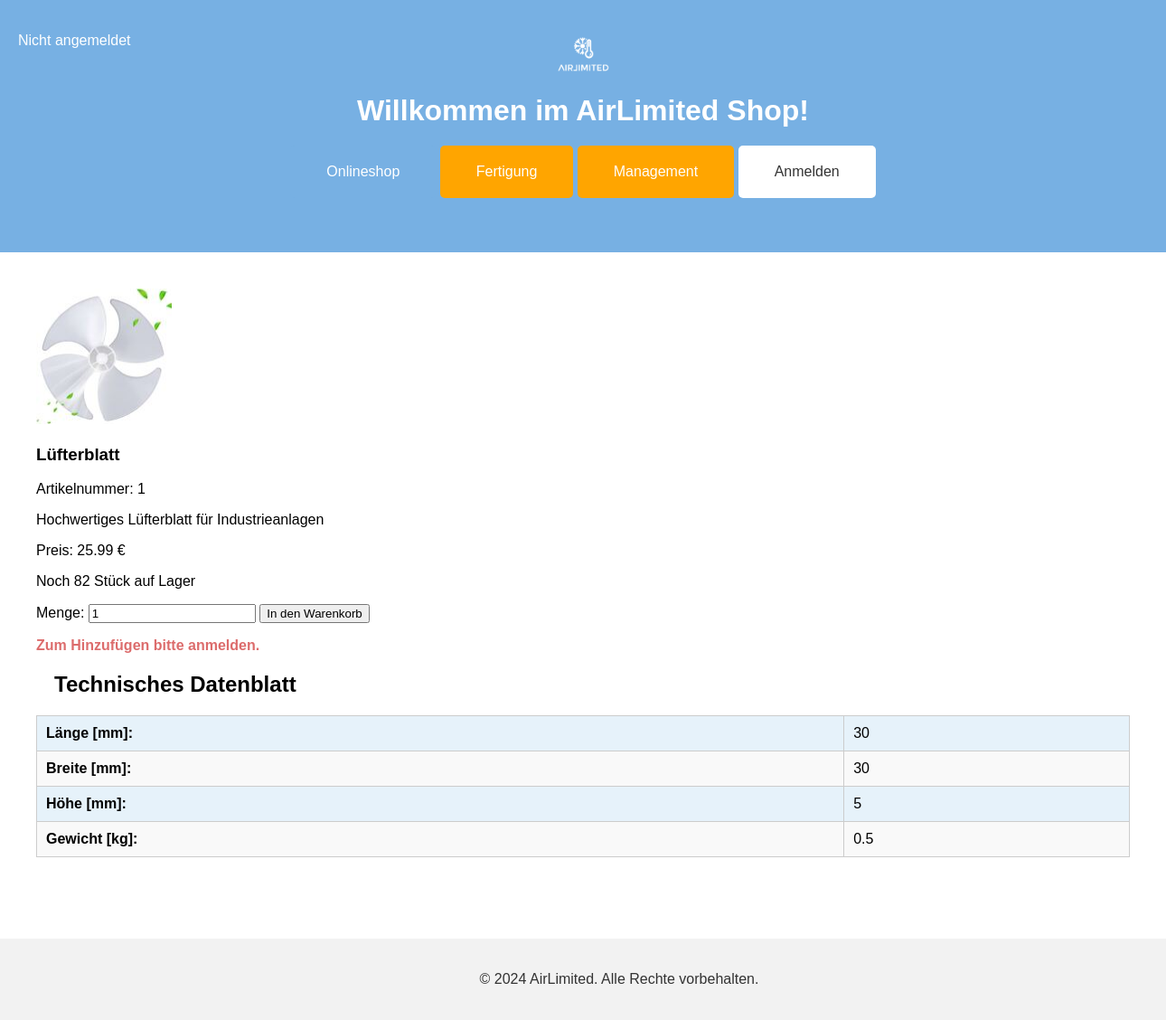
The app's page /sku_details.php with its own data.
### tables this page shows
CREATE TABLE IF NOT EXISTS `sind_in` (
  `LagerNr` int(11) NOT NULL,
  `SKUNr` int(11) NOT NULL,
  `Bestand` int(11) DEFAULT NULL,
  PRIMARY KEY (`LagerNr`,`SKUNr`),
  KEY `sind_in SKUNr` (`SKUNr`),
  CONSTRAINT `sind_in LagerNr` FOREIGN KEY (`LagerNr`) REFERENCES `lager` (`LagerNr`) ON DELETE NO ACTION ON UPDATE NO ACTION,
  CONSTRAINT `sind_in SKUNr` FOREIGN KEY (`SKUNr`) REFERENCES `sku` (`SKUNr`) ON DELETE NO ACTION ON UPDATE NO ACTION
);

CREATE TABLE IF NOT EXISTS `sku` (
  `SKUNr` int(11) NOT NULL AUTO_INCREMENT,
  `Name` varchar(20) NOT NULL,
  `Standardlosgroeße` int(11) NOT NULL DEFAULT 0,
  `Laenge` float DEFAULT NULL,
  `Breite` float DEFAULT NULL,
  `Hoehe` float DEFAULT NULL,
  `Gewicht` float DEFAULT NULL,
  `Beschreibung` varchar(200) DEFAULT NULL,
  `Preis` float DEFAULT NULL,
  `Foto` varchar(50) DEFAULT NULL,
  `Art` varchar(50) DEFAULT NULL,
  `Fertigungsanweisungen` varchar(50) DEFAULT NULL,
  `FertigungsNr` int(11) DEFAULT NULL,
  `LagerNr` int(11) DEFAULT NULL,
  PRIMARY KEY (`SKUNr`),
  KEY `FertigungsNr` (`FertigungsNr`),
  KEY `Lagerstandort` (`LagerNr`),
  CONSTRAINT `sku FertigungsNr` FOREIGN KEY (`FertigungsNr`) REFERENCES `fertigung` (`FertigungsNr`) ON DELETE NO ACTION ON UPDATE NO ACTION,
  CONSTRAINT `sku LagerNr` FOREIGN KEY (`LagerNr`) REFERENCES `lager` (`LagerNr`) ON DELETE NO ACTION ON UPDATE NO ACTION
);

### db_class.php (called while the page is built, shortened)
<?php
class DBConnector
{
	private $database = null;
	public function connect()
	{
		$this->database = mysqli_connect(DB_HOST, DB_USER, DB_PASSWORD) or die('Verbindung schlug fehl: '.mysqli_error($this->database));
		mysqli_select_db($this->database, DB_NAME) or die('Verbindung schlug fehl: '.mysqli_error($this->database));
		mysqli_query($this->database, "SET CHARSET 'utf8'") or die('Verbindung schlug fehl: '.mysqli_error($this->database));
		mysqli_query($this->database, "SET NAMES 'UTF8'") or die('Verbindung schlug fehl: '.mysqli_error($this->database));
	}
	static public function fetchEntity($QueryResult)
	{
		return mysqli_fetch_object($QueryResult);
	}
	static public function fetchEntityArray($QueryResult)
	{
		$result = array();
		while( $item = DBConnector::fetchEntity($QueryResult) )
			$result[] = $item;
		return $result;
	}
	public function query($Query)
	{
		$result = mysqli_query($this->database, $Query);
		return $result;
	}
	public function getEntityArray($Query)
	{
		$result = $this->query($Query);
		if( $result )
			return $this->fetchEntityArray($result);
		else
			return false;
	}
}
?>

### sku_details.php (the view, shortened to what this page needs)
<?php
    if (isset($_SESSION['userType']) && isset($_SESSION['userID'])) {
        $userType = $_SESSION['userType'];
        $userID = $_SESSION['userID'];
        $loginText = "Angemeldet als: " . $userType . " " . $userID;
    } else {
        $loginText = "Nicht angemeldet". "<br>";
    }
    if (isset($_GET['sku'])) {
        $sku = htmlspecialchars($_GET['sku']);
    } else {
        $sku = 1;
    }
    require_once "db_class.php";
    $DBServer   = 'localhost';
	$DBHost     = 'airlimited';
	$DBUser     = 'root';
	$DBPassword = '';
	$db = new DBConnector($DBServer, $DBHost, $DBUser, $DBPassword);
	$db->connect();
    $query = 'SELECT `Name`, sku.`SKUNr`, `Foto`, `Preis` , `Laenge`,  `Breite`,  `Hoehe`,  `Gewicht`,  `Beschreibung`, sind_in.Bestand ';
    $query .= 'FROM `airlimited`.`sku` ';
    $query .= 'LEFT JOIN sind_in ON sku.SKUNr = sind_in.SKUNr ';
    $query .= 'WHERE sku.`SKUNr` = '. $sku . ' ';
    $query .= 'LIMIT 1000;';
    $result = $db->getEntityArray($query);
    $skuDB = $result[0];
    if (isset($userType) and isset($userID)) {
        if ($userType == 'servicepartner' or $userType == 'lager' ) {
            if (isset($_POST['quantity'])) {
                if ($userType == 'servicepartner') {
                    $sql = 'INSERT INTO `warenkorb` (`ServicepartnerNr`, `SKUNr`, `Menge`) ';
                    $sql .= 'VALUES ('. $userID .' , '. $sku .', '. $_POST['quantity'] .');';
                } elseif ($userType == 'lager') {
                    $sql = 'INSERT INTO `warenkorb` ( `LagerNr`, `SKUNr`, `Menge`) ';
                    $sql .= 'VALUES ('. $userID .' , '. $sku .', '. $_POST['quantity'] .');';
                }
                $input = $db->query($sql);
                $feedback = $skuDB->Name .' wurde '. $_POST['quantity'] .' mal in den Warenkorb gelegt.';
            }
        } else {
            $feedback = 'Zum Hinzufügen bitte als Servicepartner oder Lager anmelden.';
        }
    } else {
        $feedback = 'Zum Hinzufügen bitte anmelden.';
    }
?>
<!DOCTYPE html>
<html lang="de">
<head>
    <link rel="stylesheet" href="styles.css">
</head>
<body>
   <header>
        <div class="logo">
            <img src="logo.png" alt="AirLimited Logo">
        </div>
        <h1>Willkommen im AirLimited Shop!</h1>
        <nav>
            <button onclick="window.location.href='onlineshop.php'">Onlineshop</button>
            <button onclick="window.location.href='fertigung.php'" class="fertigung-btn">Fertigung</button>
            <button onclick="window.location.href='management.php'" class="management-btn">Management</button>
            <button onclick="window.location.href='index.php'" class="login-btn">Anmelden</button>
        </nav>
        <div class="meine-logindaten">
            <p>
                <?php
                    echo $loginText;
                ?>
            </p>
        </div>
    </header>
    <main>
        <div class="product-content">
            <div class="product">
                <?php echo '<div class="product-image">
                                <img src="images/' . htmlspecialchars($skuDB->SKUNr) . '.jpg" alt="Produkt ' . htmlspecialchars($skuDB->SKUNr) . '" width="150" height="150">
                            </div> '
                            ?>
                <div class="product-details">
                    <?php
                        echo '
                            <h3>'. $skuDB->Name .'</h3>
                            <p>Artikelnummer: '. $skuDB->SKUNr .'</p>
                            <p>'. $skuDB->Beschreibung .'</p>
                            <p class="price">Preis: '. $skuDB->Preis .' €</p>
                            <p>Noch '. $skuDB->Bestand .' Stück auf Lager</p>
                        ';
                    ?>
                    <form action="#" class="order-form" method="POST">
                        <label for="quantity">Menge:</label>
                        <input type="number" id="quantity" name="quantity" min="1" value="1">
                        <button type="submit">In den Warenkorb</button>
                        <?php
                            if (isset($feedback)) {
                                echo '<p class = "feedback">'. $feedback .'</p>';
                            }
                        ?>
                    </form>
                </div>
            </div>
            <div class="product-details-container">
                <?php
                    echo '
                        <h2>Technisches Datenblatt</h2>
                        <table>
                            <tr>
                                <td>Länge [mm]:</td>
                                <td>'. $skuDB->Laenge .'</td>
                            </tr>
                            <tr>
                                <td>Breite [mm]:</td>
                                <td>'. $skuDB->Breite .'</td>
                            </tr>
                            <tr>
                                <td>Höhe [mm]:</td>
                                <td>'. $skuDB->Hoehe .'</td>
                            </tr>
                            <tr>
                                <td>Gewicht [kg]:</td>
                                <td>'. $skuDB->Gewicht .'</td>
                            </tr>
                        </table>
                    ';
                ?>
            </div>
        </div>
    </main>
    <footer>
        <p>&copy; 2024 AirLimited. Alle Rechte vorbehalten.</p>
    </footer>
</body>
</html>

### styles.css (style rules this page uses)
body { font-family: Arial, sans-serif; margin: 0; padding: 0; }
header { background-color: #77b0e3; color: white; padding: 40px; display: flex; flex-direction: column; align-items: center; }
header h1 { margin: 0; margin-top: 20px; }
h2 { text-align: left; margin-left: 20px; margin-top: 20px; margin-bottom: 20px; }
.logo img { height: 40px; }
nav { margin-top: 20px; }
nav button { margin-bottom: 20px; background-color: #77b0e3; border: none; color: white; padding: 20px 40px; text-align: center; text-decoration: none; display: inline-block; font-size: 16px; cursor: pointer; border-radius: 5px; }
.login-btn { background-color: white; color: #333; }
.management-btn, .fertigung-btn { background-color: #ffa500; }
.meine-logindaten { position: absolute; top: 20px; left: 20px; }
.meine-logindaten p { color: white; text-align: left; text-decoration: none; font-size: 16px; }
main { padding: 40px; }
footer { background-color: #f2f2f2; color: #333; padding: 20px 40px; position: relative; bottom: 0; width: 100%; text-align: center; margin-top: 50px; }
.product-image { margin-right: 20px; }
.order-form { flex: 1; }
.product-details-container table { border-collapse: collapse; width: 100%; }
.product-details-container td { padding: 10px; border: 1px solid #ccc; }
.product-details-container td:first-child { font-weight: bold; }
.feedback { color: #dc6c6c; font-weight: bold; }
table { width: 100%; border-collapse: collapse; }
th, td { padding: 12px 15px; text-align: left; border: 1px solid #ddd; }
tr:nth-child(even) { background-color: #f9f9f9; }
tr:nth-child(odd) { background-color: #e6f2fa; }

### records on screen
sind_in: SKUNr.Name "Lüfterblatt", SKUNr.SKUNr "1", SKUNr.Beschreibung "Hochwertiges Lüfterblatt für Industrieanlagen", SKUNr.Preis "25.99", Bestand "82", SKUNr.Laenge "30", SKUNr.Breite "30", SKUNr.Hoehe "5", SKUNr.Gewicht "0.5"

### other values on screen
$feedback "Zum Hinzufügen bitte anmelden."
